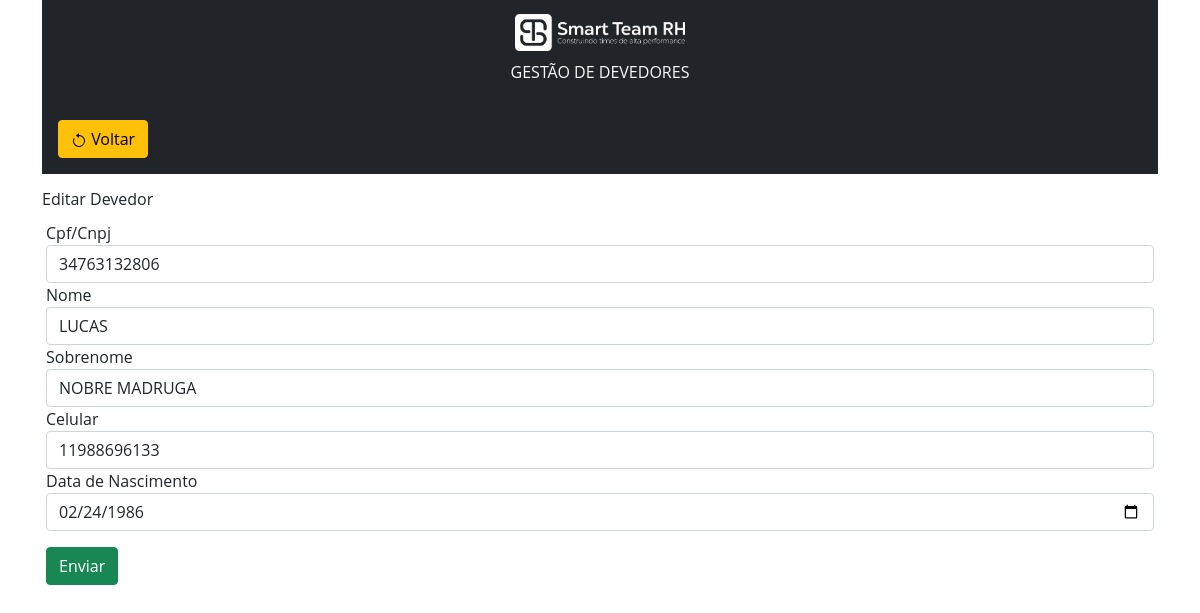
The app's page /devedor-editar.php?id=11 with its own data.
### tables this page shows
CREATE TABLE `devedores` (
  `id` int(11) unsigned NOT NULL AUTO_INCREMENT,
  `nome` varchar(255) DEFAULT NULL,
  `sobrenome` varchar(255) DEFAULT NULL,
  `telefone` varchar(255) DEFAULT NULL,
  `celular` varchar(255) DEFAULT NULL,
  `documento` bigint(14) unsigned DEFAULT NULL,
  `nascimento` date NOT NULL,
  PRIMARY KEY (`id`)
);

### devedor-editar.php (called while the page is built, shortened)
<?php
$IdDevedor = filter_input(INPUT_GET, 'id', FILTER_VALIDATE_INT);
$devedor = Devedor::getDevedor($IdDevedor);
include __DIR__ . '/includes/header.php';
include __DIR__ . '/includes/devedor-form.php';
include __DIR__ . '/includes/footer.php';

### app/Db/Database.php (called while the page is built, shortened)
<?php
class Database {
    private $table;
    private $connection;
    public function __construct($table = null) {
        $this->table = $table;
    }
    private function setConnection() {
        try {
            $dsn = 'mysql:host=' . self::HOST . ';dbname=' . self::NAME;
            $options = [PDO::MYSQL_ATTR_INIT_COMMAND => 'SET NAMES UTF8'];
            $this->connection = new PDO($dsn, self::USER, self::PASS, $options);
            $this->connection->setAttribute(PDO::ATTR_ERRMODE, PDO::ERRMODE_EXCEPTION);
        } catch (PDOException $e) {
            die('ERROR: ' . $e->getMessage());
        }
    }
    public function execute($query, $params = []) {
        try {
            $statement = $this->connection->prepare($query);
            $statement->execute($params);
            return $statement;
        } catch (PDOException $e) {
            die('ERROR: ' . $e->getMessage());
        }
    }
    public function select($where = null, $order = null, $limit = null, $fields = '*') {
        $where = strlen($where) ? 'WHERE ' . $where : '';
        $order = strlen($order) ? 'ORDER BY ' . $order : '';
        $limit = strlen($limit) ? 'LIMIT ' . $limit : '';
        $query = 'SELECT ' . $fields . ' FROM ' . $this->table . ' ' . $where . ' ' . $order . ' ' . $limit . '';
        return $this->execute($query);
    }
}

### app/Entity/Devedor.php (called while the page is built, shortened)
<?php
class Devedor {
    private $nome;
    private $sobrenome;
    private $celular;
    private $documento;
    private $nascimento;
    public static function getDevedor($id) {
        return (new Database('devedores'))->select('id = ' . $id)
                        ->fetchObject(self::class);
    }
    public function getNome(): string {
        return $this->nome;
    }
    public function getSobrenome(): string {
        return $this->sobrenome;
    }
    public function getCelular(): string {
        return $this->celular;
    }
    public function getDocumento(): string {
        return $this->documento;
    }
    public function getNascimento(): string {
        return $this->nascimento;
    }
}

### includes/devedor-form.php (the view, shortened to what this page needs)
<main>
    <section class="bg-dark text-light p-3">
        <a href="index.php">
            <button class="btn btn-warning">
                Voltar
            </button>
        </a>
    </section>
    <div class="row">
        <div class="col">
            <h2 class="h6 text-left text-dark mt-3"><?= TITLE ?></h2>
            <form class="p-1" method="post">
                <div class="form-group">
                    <label>Cpf/Cnpj</label>
                    <input type="text" name="documento" value="<?= isset($devedor) ? $devedor->getDocumento() : '' ?>" class="form-control" required>
                </div>
                <div class="form-group">
                    <label>Nome</label>
                    <input type="text" name="nome" value="<?= isset($devedor) ? $devedor->getNome() : '' ?>" class="form-control" required>
                </div>
                <div class="form-group">
                    <label>Sobrenome</label>
                    <input type="text" name="sobrenome" value="<?= isset($devedor) ? $devedor->getSobrenome() : '' ?>" class="form-control" required>
                </div>
                <div class="form-group">
                    <label>Celular</label>
                    <input type="text" name="celular" id="celular" value="<?= isset($devedor) ? $devedor->getCelular() : '' ?>" class="form-control" required>
                </div>
                <div class="form-group">
                    <label>Data de Nascimento</label>
                    <input type="date" name="nascimento" value="<?= isset($devedor) ? $devedor->getNascimento() : '' ?>" class="form-control" required>
                </div>
                <div class="form-group mt-3">
                    <button type="submit" class="btn btn-success">Enviar</button>
                </div>
            </form>
        </div>
    </div>
</main>

### style.css (style rules this page uses)
* { font-family: 'Open Sans', sans-serif; }

### records on screen
devedores: documento "34763132806", nome "LUCAS", sobrenome "NOBRE MADRUGA", celular "11988696133", nascimento "02/24/1986"

### other values on screen
TITLE "Editar Devedor"
